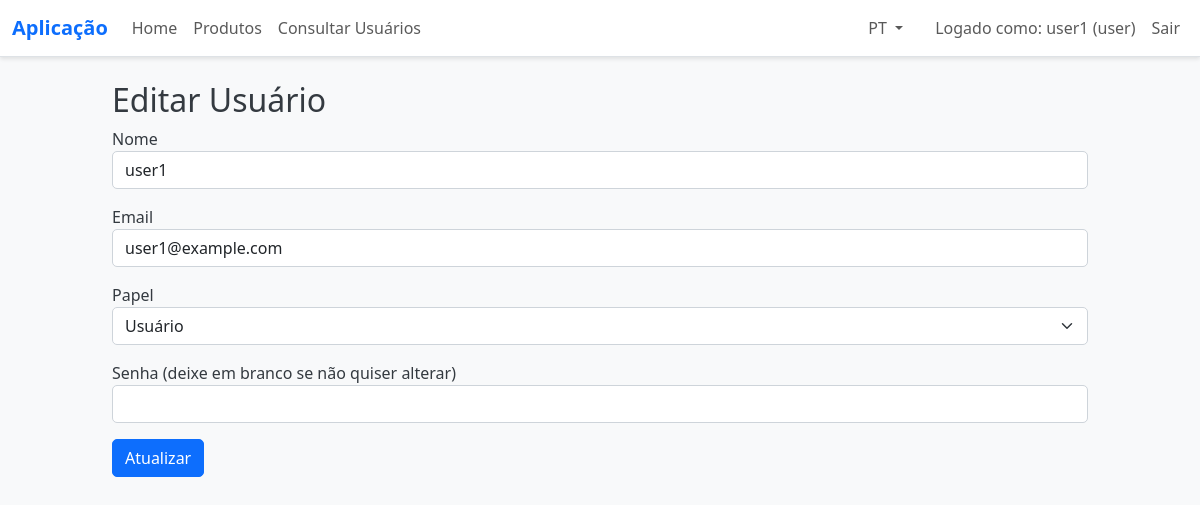
Page /admin/edit_user/2 (signed in) on the committed database.
### models.py (models this page shows, shortened)
class User(db.Model):
    id = db.Column(db.Integer, primary_key=True)
    name = db.Column(db.String(64), unique=True, nullable=False)
    email = db.Column(db.String(120), unique=True, nullable=False)
    password_hash = db.Column(db.String(128), nullable=False)
    role = db.Column(db.String(10), default='user')  # 'user' ou 'admin'

### app.py (the view, shortened to what this page needs)
@app.route('/admin/edit_user/<int:user_id>', methods=['GET','POST'])
@admin_required
def admin_edit_user(user_id):
    user_edit = User.query.get_or_404(user_id)
    form = UserForm(obj=user_edit)
    return render_template('admin_edit_user.html', form=form, user=user_edit, current_user=get_current_user())

### forms.py
class UserForm(FlaskForm):
    name = StringField(_('Nome'), validators=[DataRequired(), Length(min=2, max=64)])
    email = StringField(_('Email'), validators=[DataRequired(), Email(), Length(max=120)])
    role = SelectField(_('Papel'), choices=[('user', _('Usuário')), ('admin', _('Admin'))], validators=[DataRequired()])
    password = PasswordField(_('Senha'), validators=[DataRequired(), Length(min=6)])
    submit = SubmitField(_('Salvar'))

### app.py (called while the page is built)
@babel.localeselector
def get_locale():
    return session.get('lang', 'pt')

@app.context_processor
def inject_get_locale():
    return {'get_locale': get_locale}

### auth.py (called while the page is built)
def get_current_user():
    user_id = session.get('user_id')
    if user_id:
        return User.query.get(user_id)
    return None

def admin_required(f):
    @wraps(f)
    def decorated_function(*args, **kwargs):
        user = get_current_user()
        if not user or user.role != 'admin':
            return redirect(url_for('index', next=request.url))
        return f(*args, **kwargs)
    return decorated_function

### templates/admin_edit_user.html (shortened to what this page needs)
{% extends "base.html" %}
{% block content %}
<h2>{{_('Editar Usuário')}}</h2>
<form method="POST">
    <div class="mb-3">
        {{ form.name.label }}
        {{ form.name(class="form-control") }}
    </div>
    <div class="mb-3">
        {{ form.email.label }}
        {{ form.email(class="form-control") }}
    </div>
    <div class="mb-3">
        {{ form.role.label }}
        {{ form.role(class="form-select") }}
    </div>
    <div class="mb-3">
        {{ form.password.label }} ({{_('deixe em branco se não quiser alterar')}})
        {{ form.password(class="form-control") }}
    </div>
    <button type="submit" class="btn btn-primary">{{_('Atualizar')}}</button>
</form>
{% endblock %}

### templates/base.html (shortened to what this page needs)
<!DOCTYPE html>
<html lang="{{ get_locale() }}">
<head>
    <link href="https://cdn.jsdelivr.net/npm/bootstrap@5.3.2/dist/css/bootstrap.min.css" rel="stylesheet">
    <link rel="stylesheet" href="https://cdnjs.cloudflare.com/ajax/libs/font-awesome/6.0.0-beta3/css/all.min.css" />
    <link rel="stylesheet" href="{{ url_for('static', filename='css/style.css') }}">
</head>
<body class="bg-light">
    <nav class="navbar navbar-expand-lg navbar-light bg-white border-bottom mb-4">
        <div class="container-fluid">
            <a class="navbar-brand" href="{{ url_for('index') }}">{{ _('Aplicação') }}</a>
            <div class="collapse navbar-collapse" id="navbarNav">
                <ul class="navbar-nav me-auto">
                    {% if user %}
                        <li class="nav-item"><a class="nav-link" href="{{ url_for('list_users') }}">{{ _('Home') }}</a></li>
                        <li class="nav-item"><a class="nav-link" href="{{ url_for('list_products') }}">{{ _('Produtos') }}</a></li>
                        <li class="nav-item"><a class="nav-link" href="{{ url_for('consult_users') }}">{{ _('Consultar Usuários') }}</a></li>
                    {% endif %}
                </ul>
                <ul class="navbar-nav">
                    <li class="nav-item dropdown me-3">
                        <a class="nav-link dropdown-toggle" href="#" id="idiomaDropdown" role="button" data-bs-toggle="dropdown" aria-expanded="false">
                            {{ get_locale()|upper }}
                        </a>
                    </li>
                    {% if user %}
                        <li class="nav-item"><span class="nav-link">{{ _('Logado como') }}: {{ user.name }} ({{ user.role }})</span></li>
                        <li class="nav-item">
                            <a class="nav-link" href="{{ url_for('logout') }}">{{ _('Sair') }}</a>
                        </li>
                    {% else %}
                    <li class="nav-item"><a class="nav-link" href="{{ url_for('login_as_admin') }}">{{ _('Login como Admin') }}</a></li>
                    <li class="nav-item"><a class="nav-link" href="{{ url_for('login_as_user') }}">{{ _('Login como Usuário') }}</a></li>
                    {% endif %}
                </ul>
            </div>
        </div>
    </nav>
    <div class="container">
        {% block content %}{% endblock %}
    </div>
</body>
</html>

### static/css/style.css (style rules this page uses)
body { background-color: #f8f9fa; font-family: 'Segoe UI', Tahoma, Geneva, Verdana, sans-serif; color: #343a40; }
.navbar { box-shadow: 0 2px 4px rgba(0,0,0,0.1); }
.navbar-brand { font-weight: bold; font-size: 1.25rem; color: #0d6efd !important; }
.navbar-nav .nav-link { font-weight: 500; transition: color 0.2s; }
.btn { border-radius: 5px; transition: background-color 0.2s, color 0.2s; }
.btn-primary { background-color: #0d6efd; border-color: #0d6efd; }
.form-control, .form-select { border-radius: 5px; border: 1px solid #ced4da; }
.container { max-width: 1000px; margin-bottom: 2rem; }

### rows in the picture
User: name "user1", role "user", email "user1@example.com", role "Usuário"

### other values in the picture
{{ get_locale()|upper }} "PT"
